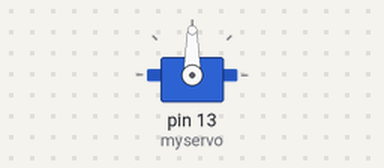
Simulated run of this sketch. Board: Arduino Uno, built with avr-gcc and run on an emulated ATmega328P. Parts: servo. What the sketch prints to the serial monitor is not drawn.

Above: at 1.55 s.
At 3.95 s:
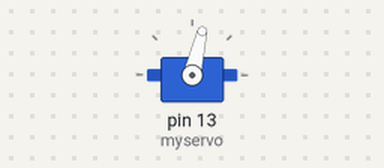
At 7.0 s:
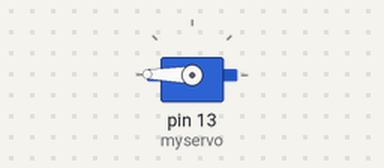
At 12.5 s:
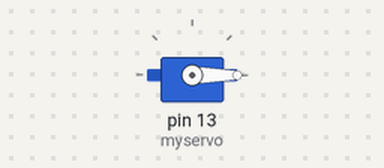
Timing chart, 0 to 15.8 s (numbered marks = the images above):
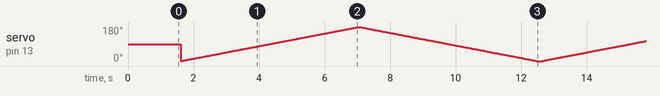

The sketch:

MG995ESP32AdafruitIO.ino
```cpp
/*********
  Rui Santos
  Complete project details at https://randomnerdtutorials.com
  Written by BARRAGAN and modified by Scott Fitzgerald
*********/
#include "AdafruitIO_WiFi.h"
#include "config.h"
#include <Servo.h>

AdafruitIO_Feed *analog = io.feed("fandegrees");

Servo myservo;  // create servo object to control a servo
// twelve servo objects can be created on most boards

int pos = 0;    // variable to store the servo position

void setup() {
  myservo.attach(13);  // attaches the servo on pin 13 to the servo object
  Serial.begin(115200);
  while(! Serial);

  // connect to io.adafruit.com
  Serial.print("Connecting to Adafruit IO");
  io.connect();

  // wait for a connection
  while(io.status() < AIO_CONNECTED) {
    Serial.print(".");
    delay(500);
  }

  // we are connected
  Serial.println();
  Serial.println(io.statusText());
}

void loop() {
  io.run();
  for (pos = 0; pos <= 180; pos += 1) { // goes from 0 degrees to 180 degrees
    // in steps of 1 degree
    myservo.write(pos);              // tell servo to go to position in variable 'pos'
    analog -> save(pos);
    delay(30);                       // waits 15ms for the servo to reach the position
  }
  for (pos = 180; pos >= 0; pos -= 1) { // goes from 180 degrees to 0 degrees
    myservo.write(pos);              // tell servo to go to position in variable 'pos'
    analog -> save(pos);
    delay(30);                       // waits 15ms for the servo to reach the position
  }
}
```

config.h
```cpp
/************************ Adafruit IO Config *******************************/

// visit io.adafruit.com if you need to create an account,
// or if you need your Adafruit IO key.
#define IO_USERNAME "VDavidK"
#define IO_KEY "aio_LfWF49sBIoldnlWnMG74tNdHkXiG"

/******************************* WIFI **************************************/

// the AdafruitIO_WiFi client will work with the following boards:
//   - HUZZAH ESP8266 Breakout -> https://www.adafruit.com/products/2471
//   - Feather HUZZAH ESP8266 -> https://www.adafruit.com/products/2821
//   - Feather HUZZAH ESP32 -> https://www.adafruit.com/product/3405
//   - Feather M0 WiFi -> https://www.adafruit.com/products/3010
//   - Feather WICED -> https://www.adafruit.com/products/3056
//   - Adafruit PyPortal -> https://www.adafruit.com/product/4116
//   - Adafruit Metro M4 Express AirLift Lite ->
//   https://www.adafruit.com/product/4000
//   - Adafruit AirLift Breakout -> https://www.adafruit.com/product/4201
//   - Adafruit AirLift Shield -> https://www.adafruit.com/product/4285
//   - Adafruit AirLift FeatherWing -> https://www.adafruit.com/product/4264

#define WIFI_SSID "Taekniskolinn"
#define WIFI_PASS ""

// uncomment the following line if you are using airlift
// #define USE_AIRLIFT

// uncomment the following line if you are using winc1500
// #define USE_WINC1500

// comment out the following lines if you are using fona or ethernet
#include "AdafruitIO_WiFi.h"

#if defined(USE_AIRLIFT) || defined(ADAFRUIT_METRO_M4_AIRLIFT_LITE) ||         \
    defined(ADAFRUIT_PYPORTAL)
// Configure the pins used for the ESP32 connection
#if !defined(SPIWIFI_SS) // if the wifi definition isnt in the board variant
// Don't change the names of these #define's! they match the variant ones
#define SPIWIFI SPI
#define SPIWIFI_SS 10 // Chip select pin
#define NINA_ACK 9    // a.k.a BUSY or READY pin
#define NINA_RESETN 6 // Reset pin
#define NINA_GPIO0 -1 // Not connected
#endif
AdafruitIO_WiFi io(IO_USERNAME, IO_KEY, WIFI_SSID, WIFI_PASS, SPIWIFI_SS,
                   NINA_ACK, NINA_RESETN, NINA_GPIO0, &SPIWIFI);
#else
AdafruitIO_WiFi io(IO_USERNAME, IO_KEY, WIFI_SSID, WIFI_PASS);
#endif
/******************************* FONA **************************************/

// the AdafruitIO_FONA client will work with the following boards:
//   - Feather 32u4 FONA -> https://www.adafruit.com/product/3027

// uncomment the following two lines for 32u4 FONA,
// and comment out the AdafruitIO_WiFi client in the WIFI section
// #include "AdafruitIO_FONA.h"
// AdafruitIO_FONA io(IO_USERNAME, IO_KEY);

/**************************** ETHERNET ************************************/

// the AdafruitIO_Ethernet client will work with the following boards:
//   - Ethernet FeatherWing -> https://www.adafruit.com/products/3201

// uncomment the following two lines for ethernet,
// and comment out the AdafruitIO_WiFi client in the WIFI section
// #include "AdafruitIO_Ethernet.h"
// AdafruitIO_Ethernet io(IO_USERNAME, IO_KEY);
```
